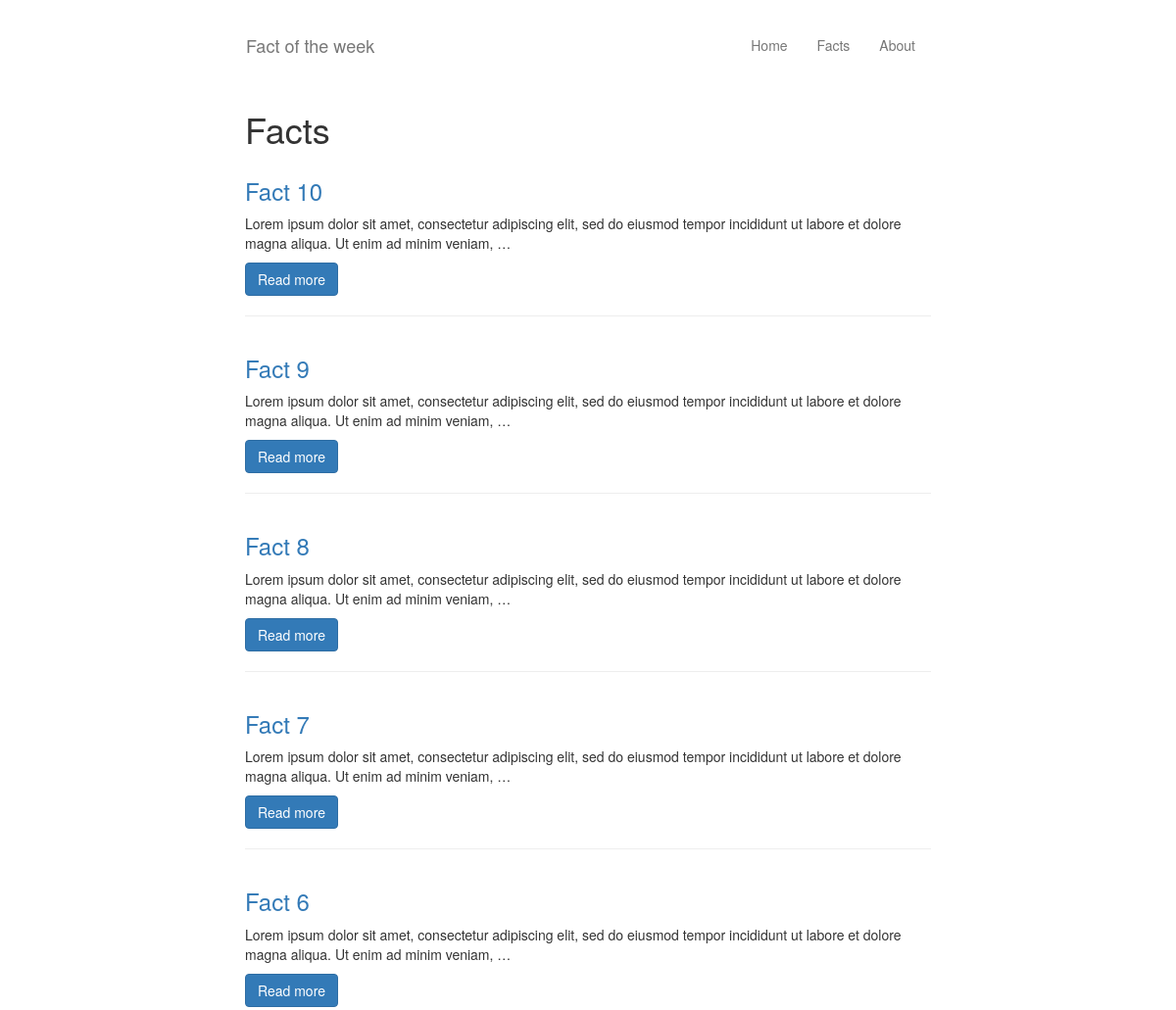
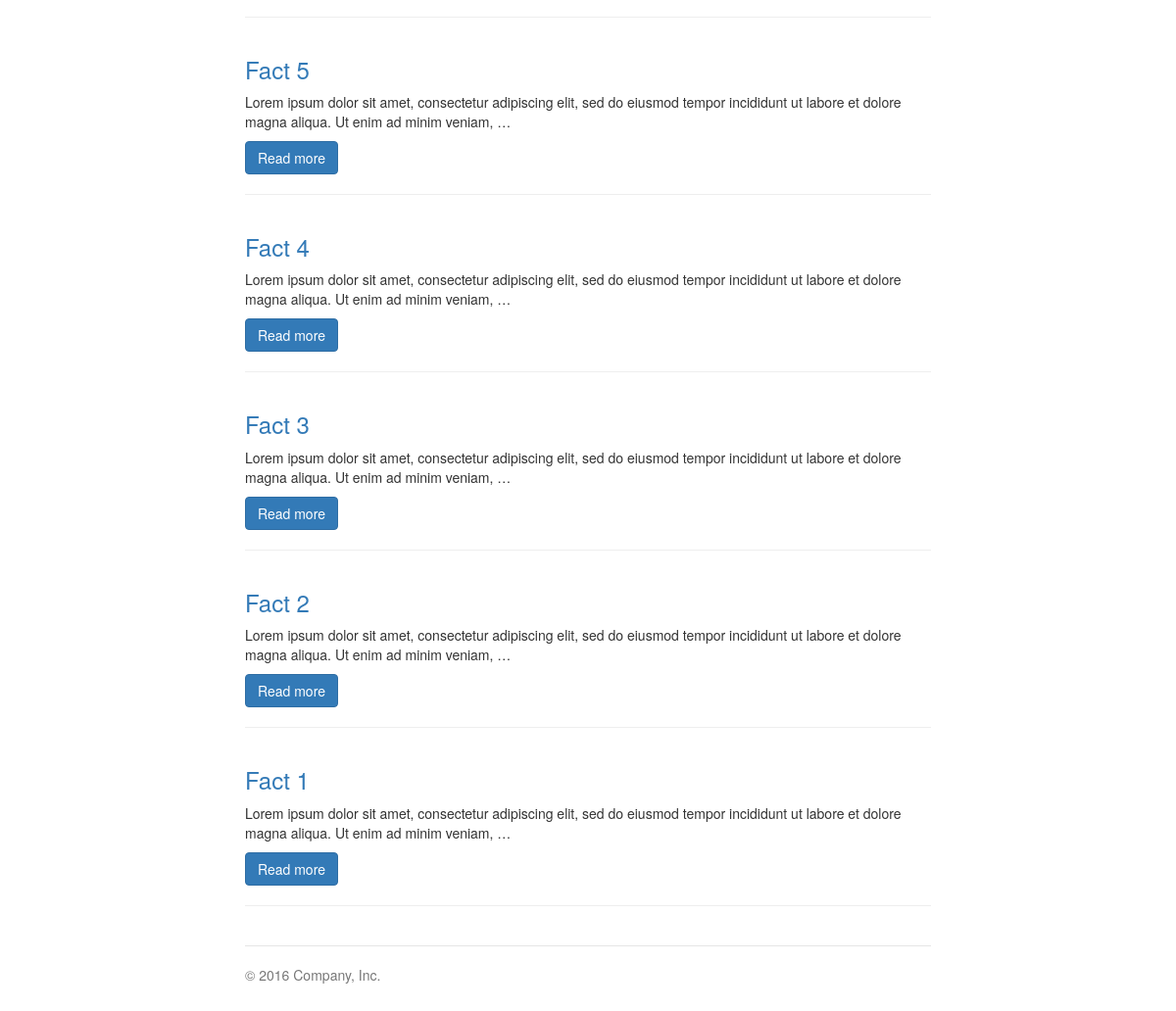
The app's page /facts/ with its own data (2 pictures, top to bottom).
### facts/models.py (models this page shows, shortened)
@python_2_unicode_compatible  # only if you need to support Python 2
class Fact(TimeStampedModel):
	fact_title = models.CharField(max_length=200)
	fact_text = models.CharField(max_length=2000)
	pub_date = models.DateTimeField('date published')
	send_email_on_save = models.BooleanField(default=False)

### facts/views.py (the view)
class IndexView(ListView):
    template_name = 'facts/index.html'
    context_object_name = 'latest_facts_list'
    def get_queryset(self):
        return Fact.objects.filter(
        	pub_date__lte=timezone.now()
    	).order_by('-pub_date')

### templates/facts/index.html (shortened to what this page needs)
{% extends "base.html" %}
{% block content %}
<div class="row">
	<div class="col-xs-12">
		<h1>Facts</h1>
	</div>
</div>
<div class="row">
{% if latest_facts_list %}
    {% for fact in latest_facts_list %}
	    <div class="col-lg-12">
	        <h3><a href="{% url 'facts:detail' fact.id %}">{{ fact.fact_title }}</a></h3>
	        <p>{{ fact.fact_text|truncatechars:150  }}</p>
	        <p><a class="btn btn-primary" href="{% url 'facts:detail' fact.id %}" role="button">Read more</a></p>
	        <hr />
	    </div>
    {% endfor %}
{% else %}
    <p>No polls are available.</p>
{% endif %}
</div>
{% endblock %}

### templates/base.html (shortened to what this page needs)
{% load static %}
<!DOCTYPE html>
<html lang="en">
  <head>
    <link rel="stylesheet" href="https://maxcdn.bootstrapcdn.com/bootstrap/3.3.7/css/bootstrap.min.css">
    <link rel="stylesheet" type="text/css" href="{% static 'core/style.css' %}" />
  </head>
  <body>
    <div class="container">
      <nav class="navbar navbar-default">
          <div class="navbar-header">
            <a class="navbar-brand" href="{% url 'home' %}">Fact of the week</a>
          </div>
          <div id="navbar" class="navbar-collapse collapse">
            <ul class="nav navbar-nav navbar-right">
              <li role="presentation"><a href="{% url 'home' %}">Home</a></li>
              <li role="presentation"><a href="{% url 'facts:index' %}">Facts</a></li>
              <li role="presentation"><a href="{% url 'about' %}">About</a></li>
            </ul>
      </nav>
      {% block content %}{% endblock %}
      <footer class="footer">
        <p>&copy; 2016 Company, Inc.</p>
      </footer>
    </div>
	<link rel="stylesheet" href="https://maxcdn.bootstrapcdn.com/bootstrap/3.3.7/css/bootstrap.min.css">
  </body>
</html>

### core/static/core/style.css (style rules this page uses)
body { padding-top: 20px; padding-bottom: 20px; }
body .navbar-default { background-color: #fff; border-color: #fff; }
body .navbar-brand { padding-left: 0; }
.header, .marketing, .footer { padding-right: 15px; padding-left: 15px; }
.footer { margin-top: 20px; padding-top: 19px; color: #777; border-top: 1px solid #e5e5e5; }
@media (min-width: 768px) { .container { max-width: 730px; } }
@media screen and (min-width: 768px) { .header, .marketing, .footer { padding-right: 0; padding-left: 0; } }

### records on screen
Fact: fact_title "Fact 10", fact_text "Lorem ipsum dolor sit amet, consectetur adipiscing elit, sed do eiusmod tempor incididunt ut labore et dolore magna aliqua. Ut enim ad minim veniam, …"
Fact: fact_title "Fact 9", fact_text "Lorem ipsum dolor sit amet, consectetur adipiscing elit, sed do eiusmod tempor incididunt ut labore et dolore magna aliqua. Ut enim ad minim veniam, …"
Fact: fact_title "Fact 8", fact_text "Lorem ipsum dolor sit amet, consectetur adipiscing elit, sed do eiusmod tempor incididunt ut labore et dolore magna aliqua. Ut enim ad minim veniam, …"
Fact: fact_title "Fact 7", fact_text "Lorem ipsum dolor sit amet, consectetur adipiscing elit, sed do eiusmod tempor incididunt ut labore et dolore magna aliqua. Ut enim ad minim veniam, …"
Fact: fact_title "Fact 6", fact_text "Lorem ipsum dolor sit amet, consectetur adipiscing elit, sed do eiusmod tempor incididunt ut labore et dolore magna aliqua. Ut enim ad minim veniam, …"
Fact: fact_title "Fact 5", fact_text "Lorem ipsum dolor sit amet, consectetur adipiscing elit, sed do eiusmod tempor incididunt ut labore et dolore magna aliqua. Ut enim ad minim veniam, …"
Fact: fact_title "Fact 4", fact_text "Lorem ipsum dolor sit amet, consectetur adipiscing elit, sed do eiusmod tempor incididunt ut labore et dolore magna aliqua. Ut enim ad minim veniam, …"
Fact: fact_title "Fact 3", fact_text "Lorem ipsum dolor sit amet, consectetur adipiscing elit, sed do eiusmod tempor incididunt ut labore et dolore magna aliqua. Ut enim ad minim veniam, …"
Fact: fact_title "Fact 2", fact_text "Lorem ipsum dolor sit amet, consectetur adipiscing elit, sed do eiusmod tempor incididunt ut labore et dolore magna aliqua. Ut enim ad minim veniam, …"
Fact: fact_title "Fact 1", fact_text "Lorem ipsum dolor sit amet, consectetur adipiscing elit, sed do eiusmod tempor incididunt ut labore et dolore magna aliqua. Ut enim ad minim veniam, …"
